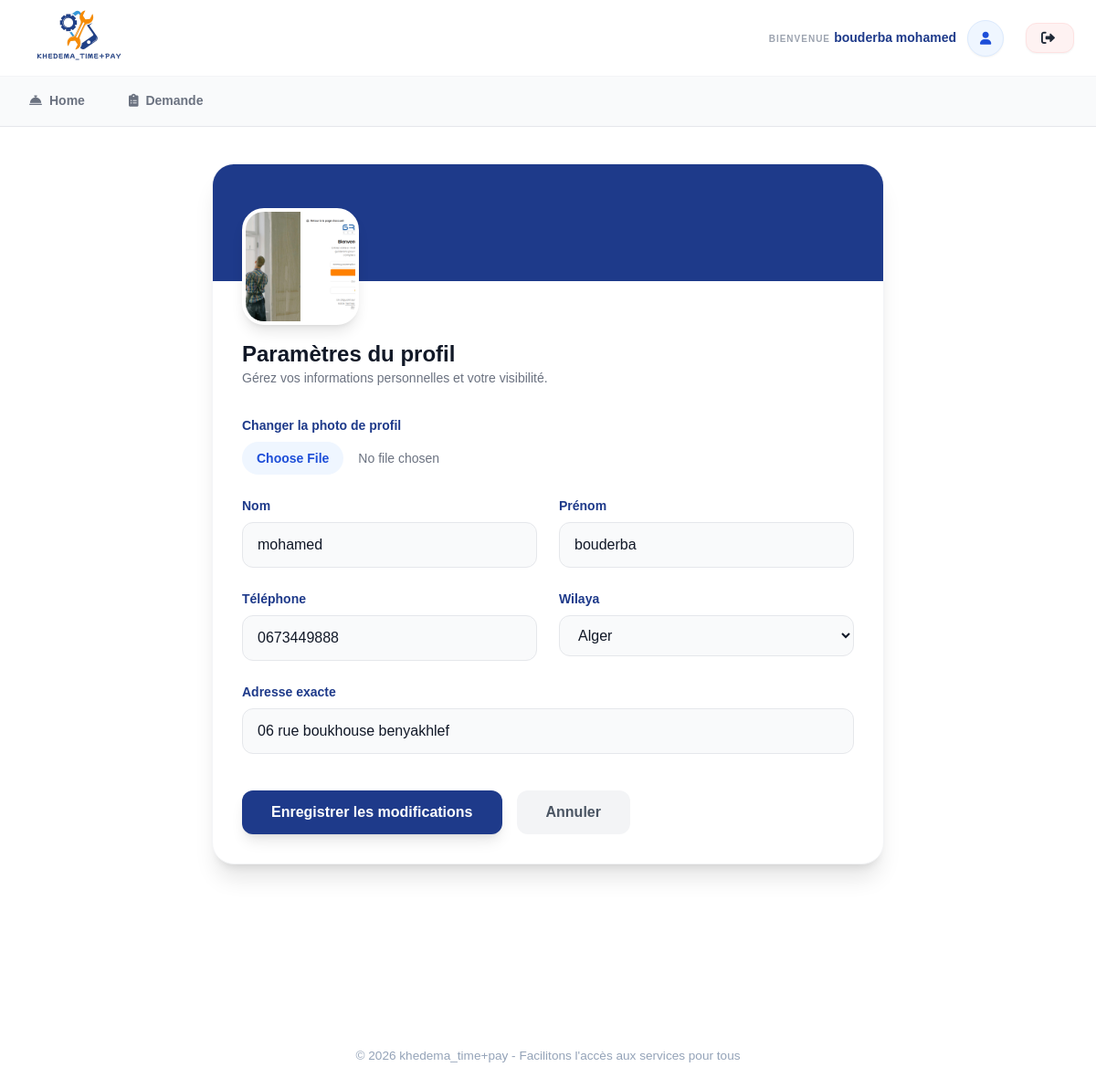
The app's page /view/mon_profil.php (signed in) with its own data.
### tables this page shows
CREATE TABLE `utilisateur` (
  `id_utilisateur` int(11) NOT NULL,
  `nom` varchar(100) NOT NULL,
  `prenom` varchar(100) NOT NULL,
  `telephone` varchar(20) DEFAULT NULL,
  `adress` varchar(255) DEFAULT NULL,
  `mot_de_passe` varchar(255) NOT NULL,
  `wilaya` varchar(100) DEFAULT NULL,
  `photo` varchar(255) NOT NULL
);

### View/mon_profil.php (the view, shortened to what this page needs)
<?php
include '../includes/header.php';
$id_user = currentUserId();
$stmt = $pdo->prepare("SELECT * FROM utilisateur WHERE id_utilisateur = ?");
$stmt->execute([$id_user]);
$user = $stmt->fetch();
?>
    <div class="container mx-auto px-4 max-w-3xl">
        <div class="bg-white rounded-3xl shadow-xl border border-gray-100 overflow-hidden">
            <div class="h-32 bg-blue-900 relative">
                <div class="absolute -bottom-12 left-8">
                    <div class="relative group">
                        <img id="avatar-preview" src="<?php echo $user['photo'] ? '../uploads/profiles/'.$user['photo'] : 'https://ui-avatars.com/api/?name='.$user['prenom'].'+'.$user['nom'].'&background=random'; ?>"
                             class="w-32 h-32 rounded-3xl border-4 border-white object-cover shadow-lg bg-white">
                    </div>
                </div>
            </div>
            <div class="pt-16 p-8">
                <div class="mb-8">
                    <h1 class="text-2xl font-extrabold text-gray-900">Paramètres du profil</h1>
                    <p class="text-gray-500 text-sm">Gérez vos informations personnelles et votre visibilité.</p>
                </div>
                <form action="" method="POST" enctype="multipart/form-data" class="space-y-6">
                    <div class="space-y-2">
                        <label class="block text-sm font-bold text-blue-900">Changer la photo de profil</label>
                        <input type="file" name="photo" accept="image/*" class="block w-full text-sm text-gray-500 file:mr-4 file:py-2 file:px-4 file:rounded-full file:border-0 file:text-sm file:font-bold file:bg-blue-50 file:text-blue-700 hover:file:bg-blue-100">
                    </div>
                    <div class="grid grid-cols-1 md:grid-cols-2 gap-6">
                        <div class="space-y-2">
                            <label class="block text-sm font-bold text-blue-900">Nom</label>
                            <input type="text" name="nom" value="<?php echo htmlspecialchars($user['nom']); ?>" class="w-full px-4 py-3 bg-gray-50 border border-gray-200 rounded-xl focus:ring-2 focus:ring-blue-900 outline-none">
                        </div>
                        <div class="space-y-2">
                            <label class="block text-sm font-bold text-blue-900">Prénom</label>
                            <input type="text" name="prenom" value="<?php echo htmlspecialchars($user['prenom']); ?>" class="w-full px-4 py-3 bg-gray-50 border border-gray-200 rounded-xl focus:ring-2 focus:ring-blue-900 outline-none">
                        </div>
                    </div>
                    <div class="grid grid-cols-1 md:grid-cols-2 gap-6">
                        <div class="space-y-2">
                            <label class="block text-sm font-bold text-blue-900">Téléphone</label>
                            <input type="text" name="telephone" value="<?php echo htmlspecialchars($user['telephone']); ?>" class="w-full px-4 py-3 bg-gray-50 border border-gray-200 rounded-xl focus:ring-2 focus:ring-blue-900 outline-none">
                        </div>
                        <div class="space-y-2">
                            <label class="block text-sm font-bold text-blue-900">Wilaya</label>
                            <select name="wilaya" class="w-full px-4 py-3 bg-gray-50 border border-gray-200 rounded-xl focus:ring-2 focus:ring-blue-900 outline-none">
                                <option value="Alger" <?php if($user['wilaya'] == 'Alger') echo 'selected'; ?>>Alger</option>
                                </select>
                        </div>
                    </div>
                    <div class="space-y-2">
                        <label class="block text-sm font-bold text-blue-900">Adresse exacte</label>
                        <input type="text" name="adress" value="<?php echo htmlspecialchars($user['adress']); ?>" class="w-full px-4 py-3 bg-gray-50 border border-gray-200 rounded-xl focus:ring-2 focus:ring-blue-900 outline-none" placeholder="Rue, quartier...">
                    </div>
                    <div class="pt-4 flex gap-4">
                        <button type="submit" class="bg-blue-900 text-white px-8 py-3 rounded-xl font-bold hover:bg-blue-800 transition shadow-lg">Enregistrer les modifications</button>
                        <a href="index.php" class="bg-gray-100 text-gray-600 px-8 py-3 rounded-xl font-bold hover:bg-gray-200 transition text-center">Annuler</a>
                    </div>
                </form>
            </div>
        </div>
    </div>
<?php include '../includes/footer.php'; ?>

### layout/css/plombiers_style.css (style rules this page uses)
h1 { font-size: 2rem; margin-bottom: 10px; }

### layout/css/menuiserie_style.css (style rules this page uses)
h1 { font-size: 2rem; margin-bottom: 10px; }

### layout/css/electriciens_style.css (style rules this page uses)
h1 { font-size: 2rem; margin-bottom: 10px; }

### layout/css/mecanique_style.css (style rules this page uses)
h1 { font-size: 2rem; margin-bottom: 10px; }

### layout/css/arStyle.css (style rules this page uses)
:root { --primary: #3b82f6; --bg: #f3f6ff; --text: #1e293b; }
body { background-color: var(--bg); font-family: 'Inter', sans-serif; margin: 0; color: var(--text); }
.container { max-width: 800px; margin: 40px auto; padding-bottom: 100px; }

### layout/css/body.css (style rules this page uses)
* { margin: 0; padding: 0; box-sizing: border-box; }
body { font-family: Arial, sans-serif; background: #ffffff; color: #111827; line-height: 1.5; }

### records on screen
utilisateur: photo (picture), nom "mohamed", prenom "bouderba", telephone "0673449888", wilaya "Alger", adress "06 rue boukhouse benyakhlef"

### other values on screen
$_SESSION['prenom'] . " " . $_SESSION['nom'] "bouderba mohamed"
